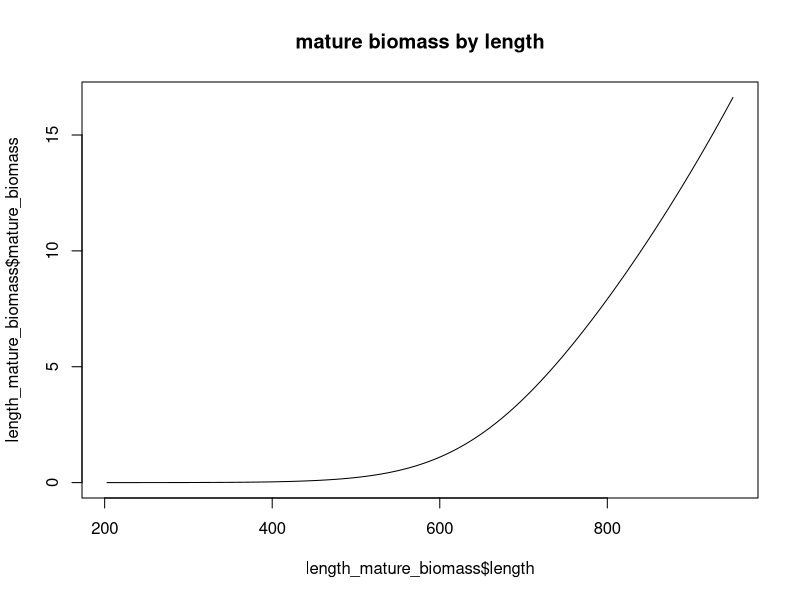
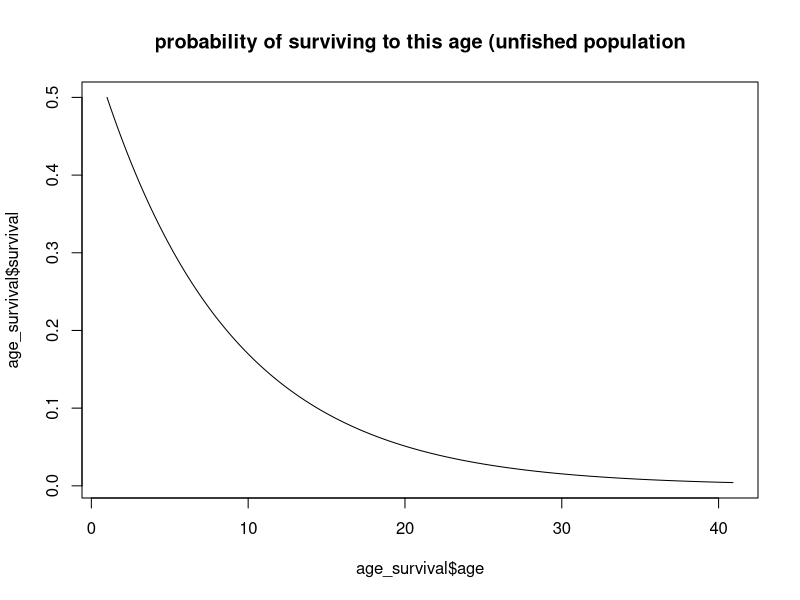

Write R code to recreate these figures, in order. (Note: this script raises an error after producing the figures.)
# -----------------------------------------------------------------------------

# Project: Wadandi Pink Snapper Population Model
# Data:    Values from the literature
# Task:    Set up populations
# Author:  Lise Fournier-Carnoy / adapted from Charlotte Aston
# Date:    May 2026

# -----------------------------------------------------------------------------

# Status: May 2026 update: trying to switch from age-based to length-based system

# -----------------------------------------------------------------------------

rm(list = ls())

# Load libraries

library(tidyverse)
library(sf)
library(raster)
library(stringr)
library(forcats)
library(RColorBrewer)
library(geosphere)
library(abind)

# we need a population to start the C++ model.
# the start population must be stable and realistic, given the species, the size of the simulation area etc.
# for this, we must know (1.) how the species grows/matures, then (2.) what population size/structure the area *can* support (carrying capacity),
# which will allow us to calculate (3.) what the population size/structure would be under a stable amount of fishing.

# the first two steps are calculated in a 'per recruit' unit, which takes a hypothetical R0=1 recruit through all ages, calculating the hypothetical survival probability, maturity probability and mature biomass
# we then rescale the values from these two first steps to real numbers of fish.

# from this, we can calculate (4.) our start population.
# we need step 2. because the Beverton-Holt equation (which the C++ code runs) calculates density-dependent recruitment (limited by the carrying capacity)


## STEP 0: life history values ================================================

year_end <- 2024
year_start <- 1900
n_yrs <- 2024-1900 # number of years modelled

step = 1/12 # monthly timestep
max_age <- 40 # table 4.2 https://library.dpird.wa.gov.au/cgi/viewcontent.cgi?article=1240&context=fr_rr#page=12.15


### length parameters ----

# Von Bertalanffy Parameters (from Table 2, lower west coast, both sexes combined, https://academic.oup.com/icesjms/article/74/1/180/2669555?login=false#186901916)
# we're not using this anymore, see schnute below
# Linf  <- 1136 # hypothetical asymptotic length at infinite age (mm)
# k     <- 0.12 # growth coefficient, (/year)
# t0    <- -0.42 # hypothetical age at length = 0 (y)

# Schnute equation parameters - found to fit Yijarup better, table 4.2 https://library.dpird.wa.gov.au/cgi/viewcontent.cgi?article=1240&context=fr_rr#page=12.15
l1 <- 0
l2 <- (927.2 + 915.9)/2 # average of females and males
t1 <- 0
t2 <- 20
a <- (0.160 + 0.168)/2 # average of females and males
b <- (1.239 + 1.206)/2

max_length <- 1095 # in mm, table 4.2 https://library.dpird.wa.gov.au/cgi/viewcontent.cgi?article=1240&context=fr_rr#page=12.15

# age-length standard deviation parameters, for equation 3 in Francis et al. 2016, https://www.sciencedirect.com/science/article/pii/S0165783615000909
al_a <- 50 # manually selected to kinda fit figure 6 in Wakefield et al. 2017  https://academic.oup.com/icesjms/article/74/1/180/2669555?login=true&guestAccessKey=
al_b <- 0.2 # manually selected to kinda fit figure 6 in Wakefield et al. 2017  https://academic.oup.com/icesjms/article/74/1/180/2669555?login=true&guestAccessKey=


### weight parameters ----

# weight-length relationship (W = WLa*(forklength^WLb)) , table 4.2 https://library.dpird.wa.gov.au/cgi/viewcontent.cgi?article=1240&context=fr_rr#page=12.15
WLa <- 3.67*10^-5
WLb <- 2.83


### maturity parameters ----

# age at maturity
M50 <- (6.7 + 5.5)/2 # female male average, A50 in table 4.2 https://library.dpird.wa.gov.au/cgi/viewcontent.cgi?article=1240&context=fr_rr#page=12.15
M95 <- (12.9 + 12.3)/2 # female male average, A95 table 4.2 https://library.dpird.wa.gov.au/cgi/viewcontent.cgi?article=1240&context=fr_rr#page=12.15

# length at maturity
L50 <- 660 # females only available, L50 in table 4.2 https://library.dpird.wa.gov.au/cgi/viewcontent.cgi?article=1240&context=fr_rr#page=12.15
L95 <- 900 # females only available, L95 in table 4.2 https://library.dpird.wa.gov.au/cgi/viewcontent.cgi?article=1240&context=fr_rr#page=12.15


### spawning/recruitment parameters ----

prop_f <- 0.5 # proportion expected to be females

# Beverton-Holt Parameters
h   <- 0.75 # table 7.4 p.68 https://library.dpird.wa.gov.au/cgi/viewcontent.cgi?article=1240&context=fr_rr#page=12.15
R0  <- 1 # initial recruitment, hypothetical number. do not change!!

# batch fecundity = a * length^b
fecundity_a <- 9.436*10^-5 # table 4.2 https://library.dpird.wa.gov.au/cgi/viewcontent.cgi?article=1240&context=fr_rr#page=12.15
fecundity_b <- 3.359 # table 4.2 https://library.dpird.wa.gov.au/cgi/viewcontent.cgi?article=1240&context=fr_rr#page=12.15

hyperallo <- (1.26 + 1.14 + 1.33)/3 # THIS VALUE IS CORRECT FOR WEIGHT, NOT AGE OR LENGTH !! average from 3 Sparids in Barneche 2018 (1.26, 1.14 and 1.33)


### mortality/fishing parameters ----

M <- 0.12 # yearly natural mortality, table 4.2 https://library.dpird.wa.gov.au/cgi/viewcontent.cgi?article=1240&context=fr_rr#page=12.15

# selectivity - for now considered as the same for rec and commercial fishing, as even Wise et al. 2007 group them together, p.99. https://library.dpird.wa.gov.au/cgi/viewcontent.cgi?article=1206&context=fr_rr#page=94.59 
# parameter of selectivity ogive
V50 <- 3.701 # Table 6.3.8, v50 from https://researchlibrary.agric.wa.gov.au/cgi/viewcontent.cgi?article=1029&context=fr_rr
V95 <-  5.290 # Table 6.3.8, v95 from https://researchlibrary.agric.wa.gov.au/cgi/viewcontent.cgi?article=1029&context=fr_rr

PRM <- mean(c(0.15, 0.14, 0.16, 0.13, 0.17, 0.22, 0.20, 0.23, 0.19, 0.25, 0.15, 0.13, 0.16, 0.11, 0.19)) # post release mortality for our retention function, recreational south, p.109 in Fairclough 2021 https://library.dpird.wa.gov.au/cgi/viewcontent.cgi?article=1108&context=fr_rr#page=118.15

# McLennan et al. 2014 finds post-release survival after barotrauma treatment to be 88%, same for all depths, all sizes of fish.
# Maggs et al. 2024 finds the hook site (lip, body or gut) and depth both sig. affects PRM.
# Grixti et al. 2010 finds that PRM in deep waters (48%) is lower than shallow (97%).

eq.init.fish <-  0.025 # this is equilibrium instantaneous fishing mortality?? a low level of fishing effort to apply to the hypothetical fish population so that it stabilises for the burn-in.


## STEP 1: set up life history value ==========================================

# below we use the published life history values to obtain mean values of length-at-age and the weight-at-mean-length-at-age.
mean_life_hist <- data.frame(
  age = seq(1, 1 + step * (max_age * 12 - 1), by = step)) %>% # each age (1, 2, 3 year old) is split into 12
  mutate(
    length = ((l1^b+(l2^b-l1^b))*((1-exp(-a*(age-t1)))/(1-exp(-a*(t2-t1)))))^(1/b), # this is the Schnute equation, replaces the VB equation.
    # length_vb = Linf * (1 - exp(-k * (age - t0))), # this is the old VB equation
    weight = WLa * (length^WLb) / 1000 # divide by 1000 to get in kg 
  ) %>% 
  glimpse()

# from this, let's add uncertainty (because not every 1yo fish will be the same length)
# we'll make a age x length matrix that tells us how likely it is that a fish of age x is of length a, b, c, etc.
length_age_matrix <- matrix(nrow = length(mean_life_hist$age),
                            ncol = length(mean_life_hist$length),
                            dimnames = list(as.numeric(mean_life_hist$age), 
                                            as.numeric(mean_life_hist$length)))

for (i in 1:nrow(length_age_matrix)) {
  
  mean_length = mean_life_hist$length
  sd_length = al_a + al_b * mean_length # eq. 3 from Francis et al. 2016, https://www.sciencedirect.com/science/article/pii/S0165783615000909
  
  length_age_matrix[i, ] <- dnorm(mean_life_hist$length, mean = mean_length, sd = sd_length)
} # this loops calculates how likely it is that a fish of age x is of each length y

length_age_matrix <- length_age_matrix / rowSums(length_age_matrix) # normalise so it all adds up to 1

dimnames(length_age_matrix) <- list(mean_life_hist$age, mean_life_hist$length)
summary(rowSums(length_age_matrix))  # should all be 1

# okay so this matrix is going to be the base on which most things get calculated downstream.


## STEP 2: set up a hypothetical unfished population ==========================

# the goal here is to calculate what the distribution of mature biomass looks like for a hypothetical population.
# what this means is that for a hypothetical recruitment of R0 = 1, where is the bulk of biomass across lengths and ages?
# this whole setup is made to obtain a single value: unfished_female_spawning_biomass.
# we use this downstream.

# calculate maturity and mature biomass across all lengths
length_mature_biomass <- data.frame(
  length = mean_life_hist$length,
  weight = mean_life_hist$weight
  ) %>% 
  mutate(
    maturity = 1/(1+(exp(-log(19)*((length-L50)/(L95-L50))))), # you can replace length, l50, and l95 with age, M50, and M95 if you wish, but length determines maturity better than age
    mature_biomass = maturity * weight^hyperallo
  ) %>% 
  glimpse()

plot(x = length_mature_biomass$length, 
     y = length_mature_biomass$mature_biomass, 
     main = "mature biomass by length", 
     type = "l")


# calculate natural survival in each age group
age_survival <- data.frame(
  age = mean_life_hist$age,
  survival = NA
) %>% 
  glimpse()
age_survival[1, "survival"] <- R0*prop_f # survival probability on age 1
for (r in 2:nrow(age_survival)){
  age_survival[r, "survival"] <- age_survival[r-1, "survival"]*exp(-M/12) 
} # this calculates the survival in the next age based on the previous age

plot(x = age_survival$age, 
     y = age_survival$survival,
     main = "probability of surviving to this age (unfished population", 
     type = "l")


# put it all together
unfished_pop_ssb <- sweep(length_age_matrix, MARGIN = 1, length_mature_biomass$mature_biomass, FUN = "*")
test <- sweep(unfished_pop_ssb, MARGIN = 2, age_survival$survival, FUN = "*")

# below we are taking a hypothetical female, which we weigh every year (12th month), to figure out how much total spawning biomass it contributes over its lifetime.
# with the matrix, we're kind of collapsing the uncertainty (summing), so that we get a single value.
unfished_female_spawning_biomass <- sum(test[seq(12, length(test), by = 12)])
unfished_female_spawning_biomass # about 64kg

### Calculate Beverton-Holt parameters for the unfished population ----

alpha <- (unfished_female_spawning_biomass/R0)*((1-h)/(4*h)) 
beta <- ((h-0.2)/(0.8*h*R0))


## STEP 3: set up a hypothetical fished population ============================

# we need to calculate things for a hypothetical fished population.
# survival is a little different when you add fishing mortality, so we need to recalculate.

# we have biomass across lengths from the previous step
glimpse(length_mature_biomass)

fished_pop_setup <- data.frame(age = mean_life_hist$age) %>% 
  mutate(selectivity = 1 / (1 + exp(-log(19) * ((age - V50) / (V95 - V50)))), # selectivity at each age (this is probably a length-based process but the stock assessment reports age-based values for V50 and V95)
         fishing_mortality = selectivity * eq.init.fish, # fishing mortality
         total_mortality = fishing_mortality + M
         )
head(fished_pop_setup)

# Calculate survival for the fished population
fished_pop_setup <- fished_pop_setup %>% 
  mutate(survival = NA) %>% 
  glimpse()

fished_pop_setup[1, "survival"] <- R0*prop_f # survival probability on age 1

for (r in 2:nrow(fished_pop_setup)){
  fished_pop_setup[r, "survival"] <- fished_pop_setup[r-1, "survival"]*exp(-fished_pop_setup[r-1, "total_mortality"]*step) # Divide by the time step here
} # this calculates the survival in the next age based on the previous age

# put it all together
fished_pop_ssb <- sweep(length_age_matrix, MARGIN = 1, length_mature_biomass$mature_biomass, FUN = "*")
fished_pop_ssb <- sweep(fished_pop_ssb, MARGIN = 2, fished_pop_setup$survival, FUN = "*")

# below we are taking a hypothetical female, which we weigh every year (12th month), to figure out how much total spawning biomass it contributes over its lifetime.
# with the matrix, we're kind of collapsing the uncertainty (summing), so that we get a single value.
fished_female_spawning_biomass <- sum(fished_pop_ssb[seq(12, length(fished_pop_ssb), by = 12)])
fished_female_spawning_biomass # about 58kg, lower than unfished, which makes sense because a fished population will have fewer big fish (spawners)


### Spawner per recruit and equilibrium recruitment ----

spr <- fished_female_spawning_biomass/unfished_female_spawning_biomass # this says 'under fished equilibrium, 1 recruit loses ~10% (1-spr) of its reproductive output over her lifetime compared to unfished equilibrium'
equil_recr <- (fished_female_spawning_biomass-alpha)/(beta*fished_female_spawning_biomass) # this says 'however, under fished equilibrium, 1 recruit produces ~99% of its unfished recruitment (because there is lower density of fish)
# the density-dependence is visible here: fewer spawners = population below carrying capacity = more recruits


## STEP 4: set up the starting population =====================================

## so far the fished and unfished populations and spawning biomasses were hypothetical, for a single recruit.
## here we scale the spawning biomasses to the level of recruitment, to make a starting population.
## first it's age-based, then we transform it into a age-length-based structure.

init_recr <- 5000 # in thousands - 4000 is too small

# calculate initial fished recruitment (how many new fish from the fished population)
init_fished_recr <- (fished_female_spawning_biomass-alpha) / (fished_female_spawning_biomass*beta) * init_recr 

# calculate initial unfished spawning biomass - this is the carrying capacity for the size of our model, defined by init_recr
init_unfished_f_sb <- init_fished_recr * unfished_female_spawning_biomass

# calculate initial fished spawning biomass - this is the spawning biomass of our starting population
init_fished_f_sb <- init_fished_recr * fished_female_spawning_biomass

# calculate new Beverton-Holt parameters - because we have a different initial recruitment value, alpha and beta will change.
alpha <- (init_unfished_f_sb / init_fished_recr) * ((1-h) / (4*h))
beta <- ((h-0.2) / (0.8*h*init_fished_recr))

# calculate number of female recruits in the next time step
n_f_recr <- (init_fished_f_sb/(alpha+beta*init_fished_f_sb))*prop_f # originally Charlotte had init_unfished_sb/(alpha...) but i think that's incorrect

age_starting_pop <- data.frame(
  age = mean_life_hist$age,
  n = NA
  )

age_starting_pop[1, "n"] <- n_f_recr

for (r in 2:(max_age*12)){ 
  age_starting_pop[r, "n"] <- age_starting_pop[r-1, "n"] * exp(-fished_pop_setup[r-1, "total_mortality"] * step) # divide by the time step here
} # this calculates the survival in the next age based on the previous age using total mortality from our fished population


# okay so now we know that our starting population has ~2456 fish of age 1, but not all will be the same length. we'll use our age-length matrix to figure out how many there are of each length.
age_length_starting_pop <- sweep(length_age_matrix, MARGIN = 2, age_starting_pop[, "n"], FUN = "*")

## These fish form our starting population for the model
## At the end of the year the spawning stock biomass of all females will be calculated to generate recruitment for the next year
## Alpha and Beta need to be recorded for use in the next step of the model

## Selectivity-retention for the fish in the model ----------------------------

# we want to make a matrix that tells us for every month of every year, how likely is it that a fish of length x gets caught and kept by a fisher.

ret <- array(0,
             dim = c(ncol(length_age_matrix)), 
             dimnames = list(colnames(length_age_matrix)))

sel_ret <- array(0,
                 dim = c(ncol(length_age_matrix), n_yrs+1), 
                 dimnames = list(colnames(length_age_matrix), year_start:year_end))

mll_changes <- data.frame( # minimum legal length (MLL) changes
  year = c(1913, 1977, 1988, 2008, 2009),
  mll =  c(279,  380,  410,  450,  500)
)

for (YEAR in year_start:year_end) {
  
  current_mll <- if (YEAR < min(mll_changes$year)) 0 else (
    tail(mll_changes$mll[mll_changes$year <= YEAR], 1)
  )
  
  # retention: the % of fish of each size that are kept by fishers. changes with MLL legislation
  lengths <- as.numeric(rownames(sel_ret))
  ret <- ifelse(lengths < current_mll, 0, # fish that are too small will not be kept
                ifelse(lengths < current_mll + 5, 0.5, # fish around the MLL will not all be kept
                       0.95)) # and the larger fish will mostly be kept, but not all
  
  # landings: the % of fish of each length that can be caught and will be retained
  landings = fished_pop_setup$selectivity * ret
  # discards: the % of fish of each length that can be caught but will be chucked back
  discards = fished_pop_setup$selectivity * (1 - landings)
  
  # selectivity-retention: the % of fish of each age (in each year) that will die from fishing activities (caught, and either kept, or chucked back and die)
  sel_ret[, as.character(YEAR)] = landings + (PRM * discards)
  
}
head(sel_ret)


## Saving files ---------------------------------------------------------------

# initial population
saveRDS(age_length_starting_pop, file = paste0("data/output_data/05_starting_population.rds"))

# selectivity
selectivity <- fished_pop_setup$selectivity
saveRDS(selectivity, file = "data/output_data/05_selectivity.rds")
saveRDS(sel_ret, file = "data/output_data/05_selectivity_retention.rds")

# maturity
maturity <- length_mature_biomass$maturity 
maturity <- array(maturity, dim = c(12, max_age))
maturity <- t(maturity)
saveRDS(maturity, file = "data/output_data/05_maturity.rds")

# weight of each age group
weight <- mean_life_hist$weight
weight <- array(weight, dim = c(12, max_age))
weight <- t(weight)
saveRDS(weight, file = "data/output_data/05_weight.rds")

# Beverton-Holt parameters
saveRDS(alpha, file = "data/output_data/05_Beverton-Holt_alpha.rds")
saveRDS(beta, file = "data/output_data/05_Beverton-Holt_beta.rds")

### END ###
